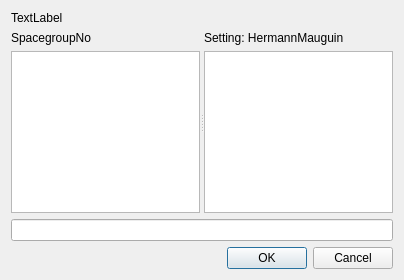
<?xml version="1.0" encoding="UTF-8"?>
<ui version="4.0">
 <class>InputSpacegroupDialog</class>
 <widget class="QDialog" name="InputSpacegroupDialog">
  <property name="geometry">
   <rect>
    <x>0</x>
    <y>0</y>
    <width>404</width>
    <height>280</height>
   </rect>
  </property>
  <property name="windowTitle">
   <string>Select Space Group Number</string>
  </property>
  <layout class="QVBoxLayout" name="verticalLayout_3">
   <item>
    <widget class="QLabel" name="labelMessage">
     <property name="text">
      <string>TextLabel</string>
     </property>
    </widget>
   </item>
   <item>
    <widget class="QSplitter" name="splitter">
     <property name="sizePolicy">
      <sizepolicy hsizetype="Expanding" vsizetype="Expanding">
       <horstretch>0</horstretch>
       <verstretch>0</verstretch>
      </sizepolicy>
     </property>
     <property name="orientation">
      <enum>Qt::Horizontal</enum>
     </property>
     <widget class="QWidget" name="layoutWidget">
      <layout class="QVBoxLayout" name="verticalLayout">
       <item>
        <widget class="QLabel" name="label">
         <property name="text">
          <string>SpacegroupNo</string>
         </property>
        </widget>
       </item>
       <item>
        <widget class="QListWidget" name="listWidgetNumber"/>
       </item>
      </layout>
     </widget>
     <widget class="QWidget" name="layoutWidget">
      <layout class="QVBoxLayout" name="verticalLayout_2">
       <item>
        <widget class="QLabel" name="label_2">
         <property name="text">
          <string>Setting: HermannMauguin</string>
         </property>
        </widget>
       </item>
       <item>
        <widget class="QListWidget" name="listWidgetSettings"/>
       </item>
      </layout>
     </widget>
    </widget>
   </item>
   <item>
    <widget class="QLineEdit" name="lineEditSettingLine"/>
   </item>
   <item>
    <widget class="QDialogButtonBox" name="buttonBox">
     <property name="standardButtons">
      <set>QDialogButtonBox::Cancel|QDialogButtonBox::Ok</set>
     </property>
    </widget>
   </item>
  </layout>
 </widget>
 <tabstops>
  <tabstop>listWidgetNumber</tabstop>
  <tabstop>listWidgetSettings</tabstop>
  <tabstop>lineEditSettingLine</tabstop>
 </tabstops>
 <resources/>
 <connections>
  <connection>
   <sender>listWidgetNumber</sender>
   <signal>currentItemChanged(QListWidgetItem*,QListWidgetItem*)</signal>
   <receiver>InputSpacegroupDialog</receiver>
   <slot>currentNumberChanged(QListWidgetItem*,QListWidgetItem*)</slot>
   <hints>
    <hint type="sourcelabel">
     <x>58</x>
     <y>76</y>
    </hint>
    <hint type="destinationlabel">
     <x>7</x>
     <y>60</y>
    </hint>
   </hints>
  </connection>
  <connection>
   <sender>listWidgetSettings</sender>
   <signal>currentItemChanged(QListWidgetItem*,QListWidgetItem*)</signal>
   <receiver>InputSpacegroupDialog</receiver>
   <slot>currentSettingChanged(QListWidgetItem*,QListWidgetItem*)</slot>
   <hints>
    <hint type="sourcelabel">
     <x>393</x>
     <y>205</y>
    </hint>
    <hint type="destinationlabel">
     <x>400</x>
     <y>146</y>
    </hint>
   </hints>
  </connection>
  <connection>
   <sender>buttonBox</sender>
   <signal>accepted()</signal>
   <receiver>InputSpacegroupDialog</receiver>
   <slot>accept()</slot>
   <hints>
    <hint type="sourcelabel">
     <x>201</x>
     <y>258</y>
    </hint>
    <hint type="destinationlabel">
     <x>127</x>
     <y>243</y>
    </hint>
   </hints>
  </connection>
  <connection>
   <sender>buttonBox</sender>
   <signal>rejected()</signal>
   <receiver>InputSpacegroupDialog</receiver>
   <slot>reject()</slot>
   <hints>
    <hint type="sourcelabel">
     <x>44</x>
     <y>259</y>
    </hint>
    <hint type="destinationlabel">
     <x>34</x>
     <y>243</y>
    </hint>
   </hints>
  </connection>
 </connections>
 <slots>
  <slot>currentNumberChanged(QListWidgetItem*,QListWidgetItem*)</slot>
  <slot>currentSettingChanged(QListWidgetItem*,QListWidgetItem*)</slot>
 </slots>
</ui>
